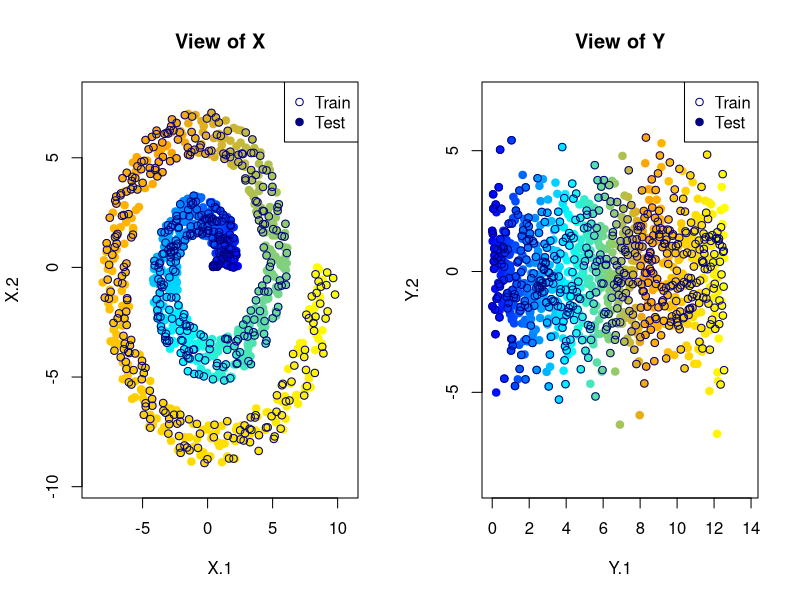

Reproduce this figure in R.
N <- 1000 # Overal number of examples (train+test)
N_paired <- 500 # Number of training examples
MaxAngle <- 4*pi
MinRadius <-0.3
MaxRadius <- 8
NumNNs_X <- 20
NumNNs_Y <- 20
sx <- 0.5
sy <- 0.5
set.seed(8409)
## Generate data for views 1,2
t <- seq(0, MaxAngle, length.out = N)
r <- seq(MinRadius, MaxRadius, length.out = N) + 2*runif(N)
#### generate X, the noise can be added!
X <- cbind(r*cos(t+0*rnorm(N)*0.05), 
           r*sin(t+0*rnorm(N)*0.05)) 
X <- X + 0*matrix(rnorm(N*2), ncol = 2) 
#### generate Y, the noise can be added!
Y <- cbind(t+0*rnorm(N)*1, 
           2*rnorm(N))
Y <- Y + 0*cbind(rep(0, N), rnorm(N))
# ## Generate random data sets
# X <- apply(X, 2, sample)
# Y <- apply(Y, 2, sample)
## Training data
PairedIndices <- sample(1:N, N_paired)
# X <- read.table("X.dat", h=F, stringsAsFactors = F)
# Y <- read.table("Y.dat", h=F, stringsAsFactors = F)
# PairedIndices <- read.table("PairedIndices.dat", h=F, stringsAsFactors = F)
# 
# XX <- as.matrix(X); YY <- as.matrix(Y); PairedIndices <- as.numeric(PairedIndices)
## Test (or validation) data
UnpairedIndices <- setdiff(1:N,PairedIndices)
## plot data
par(mfrow = c(1, 2))
col_b2y <- colorRampPalette(c("blue", "cyan", "orange", "yellow"))
plot(X, pch = 19, col = col_b2y(N), 
     main = "View of X", xlab = "X.1", ylab = "X.2", xlim = range(X[,1]*1.1), ylim = range(X[,2]*1.1))
points(X[PairedIndices,], col = "navy")
legend("topright", c("Train", "Test"), pch = c(1, 19), col = "navy")
plot(Y, pch = 19, col = col_b2y(N), 
     main = "View of Y", xlab = "Y.1", ylab = "Y.2", xlim = range(Y[,1]*1.1), ylim = range(Y[,2]*1.3))
points(Y[PairedIndices,], col = "navy")
legend("topright", c("Train", "Test"), pch = c(1, 19), col = "navy")
par(mfrow = c(1,1))
